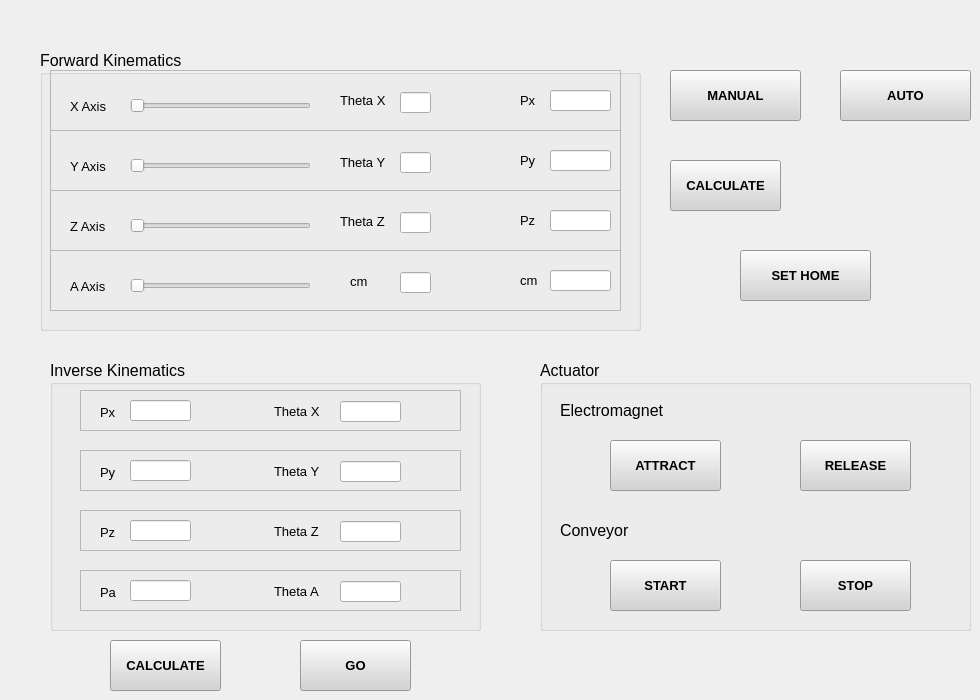
    <widget class="QWidget" name="page_control">
     <widget class="QGroupBox" name="groupBox">
      <property name="geometry">
       <rect>
        <x>40</x>
        <y>50</y>
        <width>601</width>
        <height>281</height>
       </rect>
      </property>
      <property name="font">
       <font>
        <family>Arial</family>
        <pointsize>12</pointsize>
        <weight>50</weight>
        <bold>false</bold>
       </font>
      </property>
      <property name="title">
       <string>Forward Kinematics</string>
      </property>
      <widget class="QFrame" name="frame">
       <property name="geometry">
        <rect>
         <x>10</x>
         <y>20</y>
         <width>571</width>
         <height>61</height>
        </rect>
       </property>
       <property name="frameShape">
        <enum>QFrame::StyledPanel</enum>
       </property>
       <property name="frameShadow">
        <enum>QFrame::Raised</enum>
       </property>
       <widget class="QLabel" name="label_6">
        <property name="geometry">
         <rect>
          <x>20</x>
          <y>28</y>
          <width>55</width>
          <height>16</height>
         </rect>
        </property>
        <property name="font">
         <font>
          <pointsize>10</pointsize>
         </font>
        </property>
        <property name="text">
         <string>X Axis</string>
        </property>
       </widget>
       <widget class="QSlider" name="theta1_slid">
        <property name="geometry">
         <rect>
          <x>80</x>
          <y>20</y>
          <width>181</width>
          <height>31</height>
         </rect>
        </property>
        <property name="orientation">
         <enum>Qt::Horizontal</enum>
        </property>
       </widget>
       <widget class="QLineEdit" name="sl_theta1_dis">
        <property name="geometry">
         <rect>
          <x>350</x>
          <y>22</y>
          <width>31</width>
          <height>21</height>
         </rect>
        </property>
        <property name="font">
         <font>
          <pointsize>9</pointsize>
         </font>
        </property>
       </widget>
       <widget class="QLabel" name="label_7">
        <property name="geometry">
         <rect>
          <x>290</x>
          <y>20</y>
          <width>61</width>
          <height>20</height>
         </rect>
        </property>
        <property name="font">
         <font>
          <pointsize>10</pointsize>
         </font>
        </property>
        <property name="text">
         <string>Theta X</string>
        </property>
       </widget>
       <widget class="QLineEdit" name="px_dis">
        <property name="geometry">
         <rect>
          <x>500</x>
          <y>20</y>
          <width>61</width>
          <height>21</height>
         </rect>
        </property>
        <property name="font">
         <font>
          <pointsize>9</pointsize>
         </font>
        </property>
       </widget>
       <widget class="QLabel" name="label_52">
        <property name="geometry">
         <rect>
          <x>470</x>
          <y>20</y>
          <width>30</width>
          <height>20</height>
         </rect>
        </property>
        <property name="font">
         <font>
          <pointsize>10</pointsize>
         </font>
        </property>
        <property name="text">
         <string>Px</string>
        </property>
       </widget>
      </widget>
      <widget class="QFrame" name="frame_3">
       <property name="geometry">
        <rect>
         <x>10</x>
         <y>80</y>
         <width>571</width>
         <height>61</height>
        </rect>
       </property>
       <property name="frameShape">
        <enum>QFrame::StyledPanel</enum>
       </property>
       <property name="frameShadow">
        <enum>QFrame::Raised</enum>
       </property>
       <widget class="QLabel" name="label_9">
        <property name="geometry">
         <rect>
          <x>20</x>
          <y>28</y>
          <width>55</width>
          <height>16</height>
         </rect>
        </property>
        <property name="font">
         <font>
          <pointsize>10</pointsize>
         </font>
        </property>
        <property name="text">
         <string>Y Axis</string>
        </property>
       </widget>
       <widget class="QSlider" name="theta2_slid">
        <property name="geometry">
         <rect>
          <x>80</x>
          <y>20</y>
          <width>181</width>
          <height>31</height>
         </rect>
        </property>
        <property name="orientation">
         <enum>Qt::Horizontal</enum>
        </property>
       </widget>
       <widget class="QLineEdit" name="sl_theta2_dis">
        <property name="geometry">
         <rect>
          <x>350</x>
          <y>22</y>
          <width>31</width>
          <height>21</height>
         </rect>
        </property>
        <property name="font">
         <font>
          <pointsize>9</pointsize>
         </font>
        </property>
       </widget>
       <widget class="QLabel" name="label_8">
        <property name="geometry">
         <rect>
          <x>290</x>
          <y>22</y>
          <width>61</width>
          <height>20</height>
         </rect>
        </property>
        <property name="font">
         <font>
          <pointsize>10</pointsize>
         </font>
        </property>
        <property name="text">
         <string>Theta Y</string>
        </property>
       </widget>
       <widget class="QLineEdit" name="py_dis">
        <property name="geometry">
         <rect>
          <x>500</x>
          <y>20</y>
          <width>61</width>
          <height>21</height>
         </rect>
        </property>
        <property name="font">
         <font>
          <pointsize>9</pointsize>
         </font>
        </property>
       </widget>
       <widget class="QLabel" name="label_53">
        <property name="geometry">
         <rect>
          <x>470</x>
          <y>20</y>
          <width>31</width>
          <height>20</height>
         </rect>
        </property>
        <property name="font">
         <font>
          <pointsize>10</pointsize>
         </font>
        </property>
        <property name="text">
         <string>Py</string>
        </property>
       </widget>
      </widget>
      <widget class="QFrame" name="frame_4">
       <property name="geometry">
        <rect>
         <x>10</x>
         <y>140</y>
         <width>571</width>
         <height>61</height>
        </rect>
       </property>
       <property name="frameShape">
        <enum>QFrame::StyledPanel</enum>
       </property>
       <property name="frameShadow">
        <enum>QFrame::Raised</enum>
       </property>
       <widget class="QLabel" name="label_11">
        <property name="geometry">
         <rect>
          <x>20</x>
          <y>28</y>
          <width>55</width>
          <height>16</height>
         </rect>
        </property>
        <property name="font">
         <font>
          <pointsize>10</pointsize>
         </font>
        </property>
        <property name="text">
         <string>Z Axis</string>
        </property>
       </widget>
       <widget class="QSlider" name="theta3_slid">
        <property name="geometry">
         <rect>
          <x>80</x>
          <y>20</y>
          <width>181</width>
          <height>31</height>
         </rect>
        </property>
        <property name="orientation">
         <enum>Qt::Horizontal</enum>
        </property>
       </widget>
       <widget class="QLineEdit" name="sl_theta3_dis">
        <property name="geometry">
         <rect>
          <x>350</x>
          <y>22</y>
          <width>31</width>
          <height>21</height>
         </rect>
        </property>
        <property name="font">
         <font>
          <pointsize>9</pointsize>
         </font>
        </property>
       </widget>
       <widget class="QFrame" name="frame_5">
        <property name="geometry">
         <rect>
          <x>170</x>
          <y>60</y>
          <width>371</width>
          <height>61</height>
         </rect>
        </property>
        <property name="frameShape">
         <enum>QFrame::StyledPanel</enum>
        </property>
        <property name="frameShadow">
         <enum>QFrame::Raised</enum>
        </property>
        <widget class="QLabel" name="label_12">
         <property name="geometry">
          <rect>
           <x>20</x>
           <y>30</y>
           <width>55</width>
           <height>16</height>
          </rect>
         </property>
         <property name="font">
          <font>
           <pointsize>10</pointsize>
          </font>
         </property>
         <property name="text">
          <string>X Axis</string>
         </property>
        </widget>
        <widget class="QSlider" name="horizontalSlider_7">
         <property name="geometry">
          <rect>
           <x>80</x>
           <y>20</y>
           <width>181</width>
           <height>31</height>
          </rect>
         </property>
         <property name="orientation">
          <enum>Qt::Horizontal</enum>
         </property>
        </widget>
        <widget class="QLineEdit" name="lineEdit_7">
         <property name="geometry">
          <rect>
           <x>280</x>
           <y>20</y>
           <width>61</width>
           <height>21</height>
          </rect>
         </property>
         <property name="font">
          <font>
           <pointsize>9</pointsize>
          </font>
         </property>
        </widget>
       </widget>
       <widget class="QLabel" name="pz_14">
        <property name="geometry">
         <rect>
          <x>290</x>
          <y>21</y>
          <width>55</width>
          <height>20</height>
         </rect>
        </property>
        <property name="font">
         <font>
          <pointsize>10</pointsize>
         </font>
        </property>
        <property name="text">
         <string>Theta Z</string>
        </property>
       </widget>
       <widget class="QLineEdit" name="pz_dis_2">
        <property name="geometry">
         <rect>
          <x>500</x>
          <y>20</y>
          <width>61</width>
          <height>21</height>
         </rect>
        </property>
        <property name="font">
         <font>
          <pointsize>9</pointsize>
         </font>
        </property>
       </widget>
       <widget class="QLabel" name="label_2">
        <property name="geometry">
         <rect>
          <x>470</x>
          <y>20</y>
          <width>55</width>
          <height>20</height>
         </rect>
        </property>
        <property name="font">
         <font>
          <pointsize>10</pointsize>
         </font>
        </property>
        <property name="text">
         <string>Pz</string>
        </property>
       </widget>
      </widget>
      <widget class="QFrame" name="frame_6">
       <property name="geometry">
        <rect>
         <x>10</x>
         <y>200</y>
         <width>571</width>
         <height>61</height>
        </rect>
       </property>
       <property name="frameShape">
        <enum>QFrame::StyledPanel</enum>
       </property>
       <property name="frameShadow">
        <enum>QFrame::Raised</enum>
       </property>
       <widget class="QLabel" name="label_13">
        <property name="geometry">
         <rect>
          <x>20</x>
          <y>28</y>
          <width>55</width>
          <height>16</height>
         </rect>
        </property>
        <property name="font">
         <font>
          <pointsize>10</pointsize>
         </font>
        </property>
        <property name="text">
         <string>A Axis</string>
        </property>
       </widget>
       <widget class="QSlider" name="base_slid">
        <property name="geometry">
         <rect>
          <x>80</x>
          <y>20</y>
          <width>181</width>
          <height>31</height>
         </rect>
        </property>
        <property name="orientation">
         <enum>Qt::Horizontal</enum>
        </property>
       </widget>
       <widget class="QLineEdit" name="base_sl_dis">
        <property name="geometry">
         <rect>
          <x>350</x>
          <y>22</y>
          <width>31</width>
          <height>21</height>
         </rect>
        </property>
        <property name="font">
         <font>
          <pointsize>9</pointsize>
         </font>
        </property>
       </widget>
       <widget class="QLabel" name="label_15">
        <property name="geometry">
         <rect>
          <x>300</x>
          <y>21</y>
          <width>55</width>
          <height>20</height>
         </rect>
        </property>
        <property name="font">
         <font>
          <pointsize>10</pointsize>
         </font>
        </property>
        <property name="text">
         <string>cm</string>
        </property>
       </widget>
       <widget class="QLineEdit" name="pa_dis">
        <property name="geometry">
         <rect>
          <x>500</x>
          <y>20</y>
          <width>61</width>
          <height>21</height>
         </rect>
        </property>
        <property name="font">
         <font>
          <pointsize>9</pointsize>
         </font>
        </property>
       </widget>
       <widget class="QLabel" name="label_54">
        <property name="geometry">
         <rect>
          <x>470</x>
          <y>20</y>
          <width>55</width>
          <height>20</height>
         </rect>
        </property>
        <property name="font">
         <font>
          <pointsize>10</pointsize>
         </font>
        </property>
        <property name="text">
         <string>cm</string>
        </property>
       </widget>
      </widget>
     </widget>
     <widget class="QPushButton" name="bt_setHome">
      <property name="geometry">
       <rect>
        <x>740</x>
        <y>250</y>
        <width>131</width>
        <height>51</height>
       </rect>
      </property>
      <property name="font">
       <font>
        <pointsize>10</pointsize>
        <weight>75</weight>
        <bold>true</bold>
       </font>
      </property>
      <property name="styleSheet">
       <string notr="true">QPushButton {
    background-color: lightgray;
}
QPushButton:pressed {
    background-color: blue;       /* click */
}</string>
      </property>
      <property name="text">
       <string>SET HOME</string>
      </property>
     </widget>
     <widget class="QGroupBox" name="groupBox_2">
      <property name="geometry">
       <rect>
        <x>50</x>
        <y>360</y>
        <width>431</width>
        <height>271</height>
       </rect>
      </property>
      <property name="font">
       <font>
        <family>Arial</family>
        <pointsize>12</pointsize>
       </font>
      </property>
      <property name="title">
       <string>Inverse Kinematics</string>
      </property>
      <widget class="QFrame" name="frame_7">
       <property name="geometry">
        <rect>
         <x>30</x>
         <y>30</y>
         <width>381</width>
         <height>41</height>
        </rect>
       </property>
       <property name="font">
        <font>
         <family>Arial</family>
         <pointsize>10</pointsize>
        </font>
       </property>
       <property name="frameShape">
        <enum>QFrame::StyledPanel</enum>
       </property>
       <property name="frameShadow">
        <enum>QFrame::Raised</enum>
       </property>
       <widget class="QLabel" name="label_22">
        <property name="geometry">
         <rect>
          <x>20</x>
          <y>14</y>
          <width>81</width>
          <height>16</height>
         </rect>
        </property>
        <property name="text">
         <string>Px</string>
        </property>
       </widget>
       <widget class="QLineEdit" name="Px_inv">
        <property name="geometry">
         <rect>
          <x>50</x>
          <y>10</y>
          <width>61</width>
          <height>21</height>
         </rect>
        </property>
        <property name="font">
         <font>
          <pointsize>9</pointsize>
         </font>
        </property>
       </widget>
       <widget class="QLabel" name="label_23">
        <property name="geometry">
         <rect>
          <x>194</x>
          <y>13</y>
          <width>81</width>
          <height>16</height>
         </rect>
        </property>
        <property name="text">
         <string>Theta X</string>
        </property>
       </widget>
       <widget class="QLineEdit" name="theta1_dis">
        <property name="geometry">
         <rect>
          <x>260</x>
          <y>11</y>
          <width>61</width>
          <height>21</height>
         </rect>
        </property>
        <property name="font">
         <font>
          <pointsize>9</pointsize>
         </font>
        </property>
       </widget>
      </widget>
      <widget class="QFrame" name="frame_8">
       <property name="geometry">
        <rect>
         <x>30</x>
         <y>90</y>
         <width>381</width>
         <height>41</height>
        </rect>
       </property>
       <property name="font">
        <font>
         <family>Arial</family>
         <pointsize>10</pointsize>
        </font>
       </property>
       <property name="frameShape">
        <enum>QFrame::StyledPanel</enum>
       </property>
       <property name="frameShadow">
        <enum>QFrame::Raised</enum>
       </property>
       <widget class="QLabel" name="label_24">
        <property name="geometry">
         <rect>
          <x>20</x>
          <y>14</y>
          <width>81</width>
          <height>16</height>
         </rect>
        </property>
        <property name="text">
         <string>Py</string>
        </property>
       </widget>
       <widget class="QLineEdit" name="Py_inv">
        <property name="geometry">
         <rect>
          <x>50</x>
          <y>10</y>
          <width>61</width>
          <height>21</height>
         </rect>
        </property>
        <property name="font">
         <font>
          <pointsize>9</pointsize>
         </font>
        </property>
       </widget>
       <widget class="QLabel" name="label_25">
        <property name="geometry">
         <rect>
          <x>194</x>
          <y>13</y>
          <width>81</width>
          <height>16</height>
         </rect>
        </property>
        <property name="text">
         <string>Theta Y</string>
        </property>
       </widget>
       <widget class="QLineEdit" name="theta2_dis">
        <property name="geometry">
         <rect>
          <x>260</x>
          <y>11</y>
          <width>61</width>
          <height>21</height>
         </rect>
        </property>
        <property name="font">
         <font>
          <pointsize>9</pointsize>
         </font>
        </property>
       </widget>
      </widget>
      <widget class="QFrame" name="frame_2">
       <property name="geometry">
        <rect>
         <x>30</x>
         <y>150</y>
         <width>381</width>
         <height>41</height>
        </rect>
       </property>
       <property name="font">
        <font>
         <family>Arial</family>
         <pointsize>10</pointsize>
        </font>
       </property>
       <property name="frameShape">
        <enum>QFrame::StyledPanel</enum>
       </property>
       <property name="frameShadow">
        <enum>QFrame::Raised</enum>
       </property>
       <widget class="QLabel" name="label_16">
        <property name="geometry">
         <rect>
          <x>20</x>
          <y>14</y>
          <width>81</width>
          <height>16</height>
         </rect>
        </property>
        <property name="text">
         <string>Pz</string>
        </property>
       </widget>
       <widget class="QLineEdit" name="Pz_inv">
        <property name="geometry">
         <rect>
          <x>50</x>
          <y>10</y>
          <width>61</width>
          <height>21</height>
         </rect>
        </property>
        <property name="font">
         <font>
          <pointsize>9</pointsize>
         </font>
        </property>
       </widget>
       <widget class="QLabel" name="label_17">
        <property name="geometry">
         <rect>
          <x>194</x>
          <y>13</y>
          <width>81</width>
          <height>16</height>
         </rect>
        </property>
        <property name="text">
         <string>Theta Z</string>
        </property>
       </widget>
       <widget class="QLineEdit" name="theta3_dis">
        <property name="geometry">
         <rect>
          <x>260</x>
          <y>11</y>
          <width>61</width>
          <height>21</height>
         </rect>
        </property>
        <property name="font">
         <font>
          <pointsize>9</pointsize>
         </font>
        </property>
       </widget>
      </widget>
      <widget class="QFrame" name="frame_9">
       <property name="geometry">
        <rect>
         <x>30</x>
         <y>210</y>
         <width>381</width>
         <height>41</height>
        </rect>
       </property>
       <property name="font">
        <font>
         <family>Arial</family>
         <pointsize>10</pointsize>
        </font>
       </property>
       <property name="frameShape">
        <enum>QFrame::StyledPanel</enum>
       </property>
       <property name="frameShadow">
        <enum>QFrame::Raised</enum>
       </property>
       <widget class="QLabel" name="label_26">
        <property name="geometry">
         <rect>
          <x>20</x>
          <y>14</y>
          <width>81</width>
          <height>16</height>
         </rect>
        </property>
        <property name="text">
         <string>Pa</string>
        </property>
       </widget>
       <widget class="QLineEdit" name="Pa_inv">
        <property name="geometry">
         <rect>
          <x>50</x>
          <y>10</y>
          <width>61</width>
          <height>21</height>
         </rect>
        </property>
        <property name="font">
         <font>
          <pointsize>9</pointsize>
         </font>
        </property>
       </widget>
       <widget class="QLabel" name="label_27">
        <property name="geometry">
         <rect>
          <x>194</x>
          <y>13</y>
          <width>81</width>
          <height>16</height>
         </rect>
        </property>
        <property name="text">
         <string>Theta A</string>
        </property>
       </widget>
       <widget class="QLineEdit" name="base_dis">
        <property name="geometry">
         <rect>
          <x>260</x>
          <y>11</y>
          <width>61</width>
          <height>21</height>
         </rect>
        </property>
        <property name="font">
         <font>
          <pointsize>9</pointsize>
         </font>
        </property>
       </widget>
      </widget>
     </widget>
     <widget class="QPushButton" name="bt_cal_IK">
      <property name="geometry">
       <rect>
        <x>110</x>
        <y>640</y>
        <width>111</width>
        <height>51</height>
       </rect>
      </property>
      <property name="font">
       <font>
        <family>Arial</family>
        <pointsize>10</pointsize>
        <weight>75</weight>
        <bold>true</bold>
        <underline>false</underline>
        <strikeout>false</strikeout>
        <kerning>true</kerning>
       </font>
      </property>
      <property name="mouseTracking">
       <bool>false</bool>
      </property>
      <property name="styleSheet">
       <string notr="true">QPushButton {
    background-color: lightgray;
}
QPushButton:pressed {
    background-color: blue;       /* click */
}</string>
      </property>
      <property name="text">
       <string>CALCULATE</string>
      </property>
     </widget>
     <widget class="QGroupBox" name="groupBox_8">
      <property name="geometry">
       <rect>
        <x>540</x>
        <y>360</y>
        <width>431</width>
        <height>271</height>
       </rect>
      </property>
      <property name="font">
       <font>
        <family>Arial</family>
        <pointsize>12</pointsize>
       </font>
      </property>
      <property name="title">
       <string>Actuator</string>
      </property>
      <widget class="QPushButton" name="bt_mag_release">
       <property name="geometry">
        <rect>
         <x>260</x>
         <y>80</y>
         <width>111</width>
         <height>51</height>
        </rect>
       </property>
       <property name="font">
        <font>
         <family>Arial</family>
         <pointsize>10</pointsize>
         <weight>75</weight>
         <bold>true</bold>
        </font>
       </property>
       <property name="styleSheet">
        <string notr="true">QPushButton {
    background-color: lightgray;
}
QPushButton:pressed {
    background-color: red;       /* click */
}</string>
       </property>
       <property name="text">
        <string>RELEASE</string>
       </property>
      </widget>
      <widget class="QPushButton" name="bt_mag_attract">
       <property name="geometry">
        <rect>
         <x>70</x>
         <y>80</y>
         <width>111</width>
         <height>51</height>
        </rect>
       </property>
       <property name="font">
        <font>
         <family>Arial</family>
         <pointsize>10</pointsize>
         <weight>75</weight>
         <bold>true</bold>
         <underline>false</underline>
         <strikeout>false</strikeout>
         <kerning>true</kerning>
        </font>
       </property>
       <property name="mouseTracking">
        <bool>false</bool>
       </property>
       <property name="styleSheet">
        <string notr="true">QPushButton {
    background-color: lightgray;
}
QPushButton:pressed {
    background-color: green;       /* click */
}</string>
       </property>
       <property name="text">
        <string>ATTRACT</string>
       </property>
      </widget>
      <widget class="QLabel" name="label_14">
       <property name="geometry">
        <rect>
         <x>20</x>
         <y>30</y>
         <width>201</width>
         <height>41</height>
        </rect>
       </property>
       <property name="text">
        <string>Electromagnet</string>
       </property>
      </widget>
      <widget class="QLabel" name="label_28">
       <property name="geometry">
        <rect>
         <x>20</x>
         <y>150</y>
         <width>201</width>
         <height>41</height>
        </rect>
       </property>
       <property name="text">
        <string>Conveyor</string>
       </property>
      </widget>
      <widget class="QPushButton" name="bt_conv_start">
       <property name="geometry">
        <rect>
         <x>70</x>
         <y>200</y>
         <width>111</width>
         <height>51</height>
        </rect>
       </property>
       <property name="font">
        <font>
         <family>Arial</family>
         <pointsize>10</pointsize>
         <weight>75</weight>
         <bold>true</bold>
         <underline>false</underline>
         <strikeout>false</strikeout>
         <kerning>true</kerning>
        </font>
       </property>
       <property name="mouseTracking">
        <bool>false</bool>
       </property>
       <property name="styleSheet">
        <string notr="true">QPushButton {
    background-color: lightgray;
}
QPushButton:pressed {
    background-color: green;       /* click */
}</string>
       </property>
       <property name="text">
        <string>START</string>
       </property>
      </widget>
      <widget class="QPushButton" name="bt_conv_stop">
       <property name="geometry">
        <rect>
         <x>260</x>
         <y>200</y>
         <width>111</width>
         <height>51</height>
        </rect>
       </property>
       <property name="font">
        <font>
         <family>Arial</family>
         <pointsize>10</pointsize>
         <weight>75</weight>
         <bold>true</bold>
         <underline>false</underline>
         <strikeout>false</strikeout>
         <kerning>true</kerning>
        </font>
       </property>
       <property name="mouseTracking">
        <bool>false</bool>
       </property>
       <property name="styleSheet">
        <string notr="true">QPushButton {
    background-color: lightgray;
}
QPushButton:pressed {
    background-color: red;       /* click */
}</string>
       </property>
       <property name="text">
        <string>STOP</string>
       </property>
      </widget>
     </widget>
     <widget class="QPushButton" name="bt_cal_FK">
      <property name="geometry">
       <rect>
        <x>670</x>
        <y>160</y>
        <width>111</width>
        <height>51</height>
       </rect>
      </property>
      <property name="font">
       <font>
        <family>Arial</family>
        <pointsize>10</pointsize>
        <weight>75</weight>
        <bold>true</bold>
        <underline>false</underline>
        <strikeout>false</strikeout>
        <kerning>true</kerning>
       </font>
      </property>
      <property name="mouseTracking">
       <bool>false</bool>
      </property>
      <property name="styleSheet">
       <string notr="true">QPushButton {
    background-color: lightgray;
}
QPushButton:pressed {
    background-color: blue;       /* click */
}</string>
      </property>
      <property name="text">
       <string>CALCULATE</string>
      </property>
     </widget>
     <widget class="QPushButton" name="bt_manual">
      <property name="geometry">
       <rect>
        <x>670</x>
        <y>70</y>
        <width>131</width>
        <height>51</height>
       </rect>
      </property>
      <property name="font">
       <font>
        <pointsize>10</pointsize>
        <weight>75</weight>
        <bold>true</bold>
       </font>
      </property>
      <property name="styleSheet">
       <string notr="true">QPushButton {
    background-color: lightgray;
}
QPushButton:pressed {
    background-color: green;       /* click */
}</string>
      </property>
      <property name="text">
       <string>MANUAL</string>
      </property>
     </widget>
     <widget class="QPushButton" name="bt_auto">
      <property name="geometry">
       <rect>
        <x>840</x>
        <y>70</y>
        <width>131</width>
        <height>51</height>
       </rect>
      </property>
      <property name="font">
       <font>
        <pointsize>10</pointsize>
        <weight>75</weight>
        <bold>true</bold>
       </font>
      </property>
      <property name="styleSheet">
       <string notr="true">QPushButton {
    background-color: lightgray;
}
QPushButton:pressed {
    background-color: green;       /* click */
}</string>
      </property>
      <property name="text">
       <string>AUTO</string>
      </property>
     </widget>
     <widget class="QPushButton" name="bt_go_IK">
      <property name="geometry">
       <rect>
        <x>300</x>
        <y>640</y>
        <width>111</width>
        <height>51</height>
       </rect>
      </property>
      <property name="font">
       <font>
        <family>Arial</family>
        <pointsize>10</pointsize>
        <weight>75</weight>
        <bold>true</bold>
        <underline>false</underline>
        <strikeout>false</strikeout>
        <kerning>true</kerning>
       </font>
      </property>
      <property name="mouseTracking">
       <bool>false</bool>
      </property>
      <property name="styleSheet">
       <string notr="true">QPushButton {
    background-color: lightgray;
}
QPushButton:pressed {
    background-color: blue;       /* click */
}</string>
      </property>
      <property name="text">
       <string>GO</string>
      </property>
     </widget>
    </widget>
